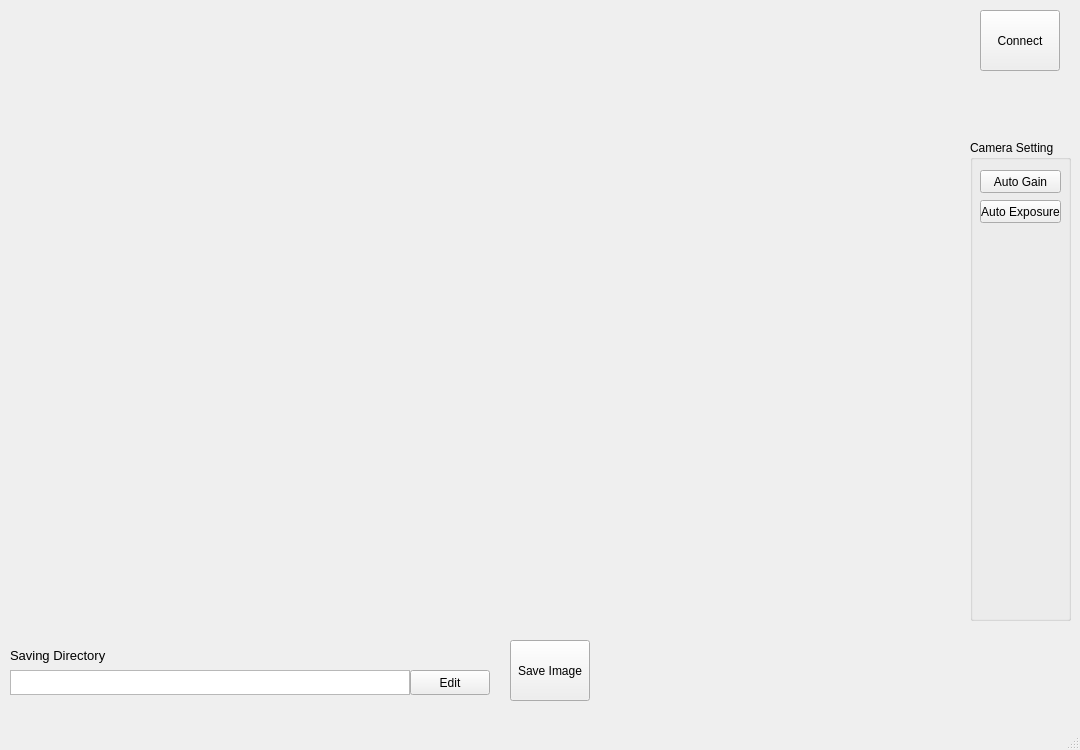
<?xml version="1.0" encoding="UTF-8"?>
<ui version="4.0">
 <class>MainWindow</class>
 <widget class="QMainWindow" name="MainWindow">
  <property name="geometry">
   <rect>
    <x>0</x>
    <y>0</y>
    <width>1080</width>
    <height>750</height>
   </rect>
  </property>
  <property name="sizePolicy">
   <sizepolicy hsizetype="Fixed" vsizetype="Fixed">
    <horstretch>0</horstretch>
    <verstretch>0</verstretch>
   </sizepolicy>
  </property>
  <property name="minimumSize">
   <size>
    <width>0</width>
    <height>0</height>
   </size>
  </property>
  <property name="windowTitle">
   <string>MainWindow</string>
  </property>
  <widget class="QWidget" name="centralwidget">
   <widget class="QPushButton" name="saveButton">
    <property name="geometry">
     <rect>
      <x>510</x>
      <y>640</y>
      <width>80</width>
      <height>61</height>
     </rect>
    </property>
    <property name="text">
     <string>Save Image</string>
    </property>
    <property name="autoDefault">
     <bool>false</bool>
    </property>
   </widget>
   <widget class="QTextBrowser" name="dirShow">
    <property name="geometry">
     <rect>
      <x>10</x>
      <y>670</y>
      <width>400</width>
      <height>25</height>
     </rect>
    </property>
    <property name="html">
     <string>&lt;!DOCTYPE HTML PUBLIC &quot;-//W3C//DTD HTML 4.0//EN&quot; &quot;http://www.w3.org/TR/REC-html40/strict.dtd&quot;&gt;
&lt;html&gt;&lt;head&gt;&lt;meta name=&quot;qrichtext&quot; content=&quot;1&quot; /&gt;&lt;style type=&quot;text/css&quot;&gt;
p, li { white-space: pre-wrap; }
&lt;/style&gt;&lt;/head&gt;&lt;body style=&quot; font-family:'MS Shell Dlg 2'; font-size:8.25pt; font-weight:400; font-style:normal;&quot;&gt;
&lt;p style=&quot;-qt-paragraph-type:empty; margin-top:0px; margin-bottom:0px; margin-left:0px; margin-right:0px; -qt-block-indent:0; text-indent:0px;&quot;&gt;&lt;br /&gt;&lt;/p&gt;&lt;/body&gt;&lt;/html&gt;</string>
    </property>
   </widget>
   <widget class="QPushButton" name="dirButton">
    <property name="geometry">
     <rect>
      <x>410</x>
      <y>670</y>
      <width>80</width>
      <height>25</height>
     </rect>
    </property>
    <property name="text">
     <string>Edit</string>
    </property>
    <property name="autoDefault">
     <bool>false</bool>
    </property>
   </widget>
   <widget class="QLabel" name="dirLabel">
    <property name="geometry">
     <rect>
      <x>10</x>
      <y>645</y>
      <width>131</width>
      <height>21</height>
     </rect>
    </property>
    <property name="font">
     <font>
      <pointsize>10</pointsize>
     </font>
    </property>
    <property name="text">
     <string>Saving Directory</string>
    </property>
   </widget>
   <widget class="QLabel" name="imgLabel">
    <property name="geometry">
     <rect>
      <x>0</x>
      <y>0</y>
      <width>896</width>
      <height>640</height>
     </rect>
    </property>
    <property name="text">
     <string/>
    </property>
    <property name="scaledContents">
     <bool>false</bool>
    </property>
    <property name="textInteractionFlags">
     <set>Qt::NoTextInteraction</set>
    </property>
   </widget>
   <widget class="QPushButton" name="camButton">
    <property name="geometry">
     <rect>
      <x>980</x>
      <y>10</y>
      <width>80</width>
      <height>61</height>
     </rect>
    </property>
    <property name="text">
     <string>Connect</string>
    </property>
    <property name="autoDefault">
     <bool>false</bool>
    </property>
   </widget>
   <widget class="QGroupBox" name="groupBox">
    <property name="geometry">
     <rect>
      <x>970</x>
      <y>140</y>
      <width>101</width>
      <height>481</height>
     </rect>
    </property>
    <property name="title">
     <string>Camera Setting</string>
    </property>
    <widget class="QPushButton" name="gainButton">
     <property name="geometry">
      <rect>
       <x>10</x>
       <y>30</y>
       <width>81</width>
       <height>23</height>
      </rect>
     </property>
     <property name="text">
      <string>Auto Gain</string>
     </property>
    </widget>
    <widget class="QPushButton" name="expButton">
     <property name="geometry">
      <rect>
       <x>10</x>
       <y>60</y>
       <width>81</width>
       <height>23</height>
      </rect>
     </property>
     <property name="text">
      <string>Auto Exposure</string>
     </property>
    </widget>
   </widget>
   <widget class="QLabel" name="capLabel">
    <property name="geometry">
     <rect>
      <x>50</x>
      <y>40</y>
      <width>351</width>
      <height>81</height>
     </rect>
    </property>
    <property name="text">
     <string>&lt;html&gt;&lt;head/&gt;&lt;body&gt;&lt;p&gt;&lt;span style=&quot; font-size:36pt; font-weight:600;&quot;&gt;&lt;/span&gt;&lt;/p&gt;&lt;/body&gt;&lt;/html&gt;</string>
    </property>
   </widget>
  </widget>
  <widget class="QMenuBar" name="menubar">
   <property name="geometry">
    <rect>
     <x>0</x>
     <y>0</y>
     <width>1080</width>
     <height>21</height>
    </rect>
   </property>
  </widget>
  <widget class="QStatusBar" name="statusbar"/>
 </widget>
 <resources/>
 <connections/>
 <slots>
  <slot>editDir()</slot>
  <slot>imgSave()</slot>
 </slots>
</ui>
